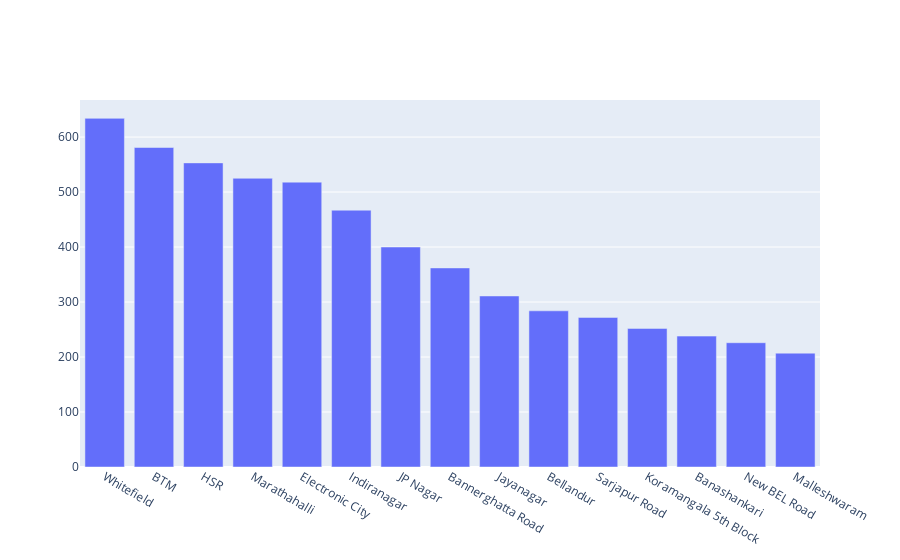

Notebook code for this chart:
### Code cell
graph1 = go.Bar( 
        x = df_total['restaurant'].nlargest(15).index,
        y = df_total['restaurant'].nlargest(15),
        name= 'Priority')
iplot([graph1])

### Figure 1 — Plotly figure (JSON) as saved in the notebook; plotly's stock layout.template omitted (floating-point values rounded to 4 significant figures)
{"data": [{"name": "Priority", "type": "bar", "x": ["Whitefield", "BTM", "HSR", "Marathahalli", "Electronic City", "Indiranagar", "JP Nagar", "Bannerghatta Road", "Jayanagar", "Bellandur", "Sarjapur Road", "Koramangala 5th Block", "Banashankari", "New BEL Road", "Malleshwaram"], "y": [634, 581, 553, 525, 518, 467, 400, 362, 311, 284, 272, 252, 238, 226, 207]}], "layout": {}}
